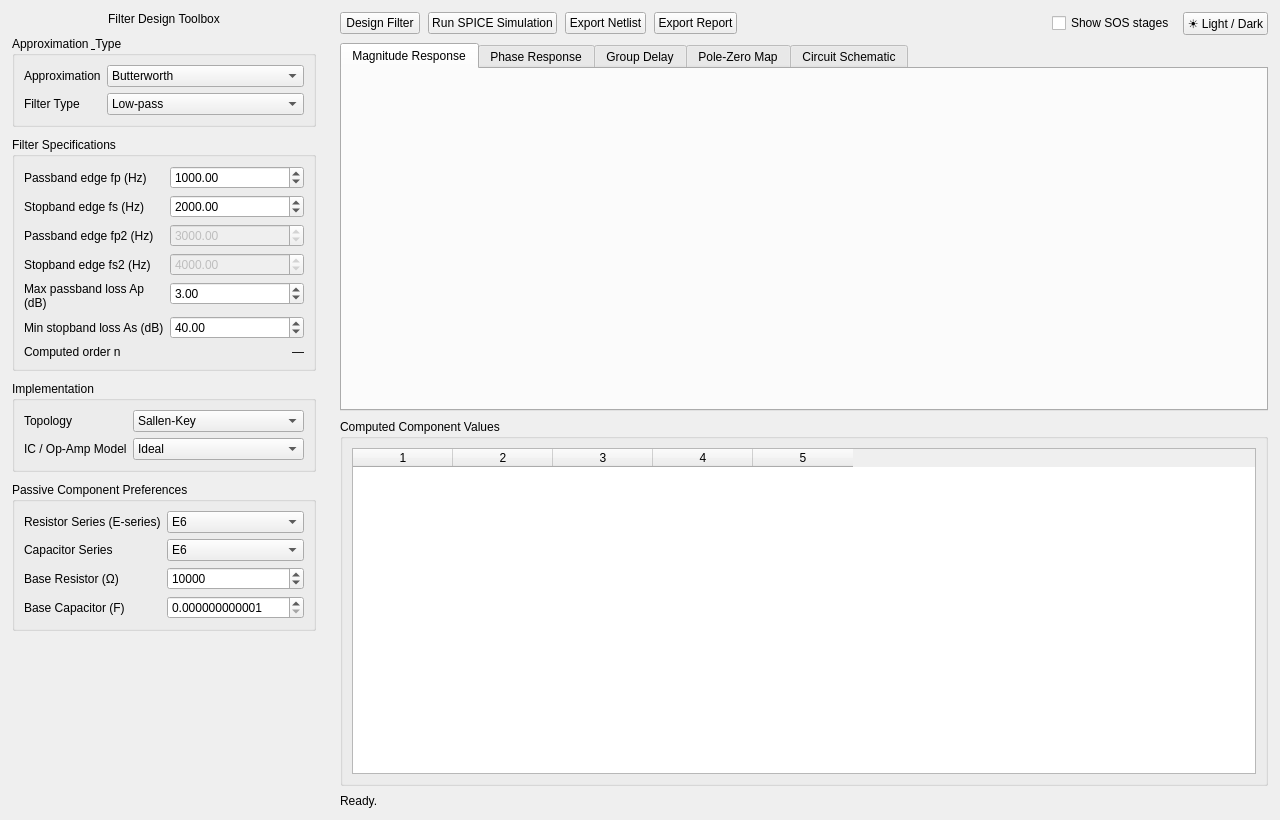
<?xml version="1.0" encoding="UTF-8"?>
<ui version="4.0">
 <class>MainWindow</class>
 <widget class="QMainWindow" name="MainWindow">
  <property name="geometry">
   <rect>
    <x>0</x>
    <y>0</y>
    <width>1280</width>
    <height>820</height>
   </rect>
  </property>
  <property name="windowTitle">
   <string>Analog Filter Design Toolbox</string>
  </property>
  <widget class="QWidget" name="centralwidget">
   <layout class="QHBoxLayout" name="mainHLayout">
    <property name="spacing">
     <number>0</number>
    </property>
    <property name="leftMargin"><number>0</number></property>
    <property name="topMargin"><number>0</number></property>
    <property name="rightMargin"><number>0</number></property>
    <property name="bottomMargin"><number>0</number></property>

    <!-- ============================================================ -->
    <!--  LEFT PANEL  (fixed 320 px)                                  -->
    <!-- ============================================================ -->
    <item>
     <widget class="QWidget" name="leftPanel">
      <property name="minimumWidth"><number>360</number></property>
      <property name="maximumWidth"><number>360</number></property>
      <layout class="QVBoxLayout" name="leftVLayout">
       <property name="leftMargin"><number>12</number></property>
       <property name="topMargin"><number>12</number></property>
       <property name="rightMargin"><number>12</number></property>
       <property name="bottomMargin"><number>12</number></property>
       <property name="spacing"><number>10</number></property>

       <!-- Title -->
       <item>
        <widget class="QLabel" name="lblTitle">
         <property name="text"><string>Filter Design Toolbox</string></property>
         <property name="alignment"><set>AlignHCenter</set></property>
        </widget>
       </item>

       <!-- ── Approximation & Type ── -->
       <item>
        <widget class="QGroupBox" name="gbApprox">
         <property name="title"><string>Approximation &amp; Type</string></property>
         <layout class="QFormLayout" name="formApprox">
          <item row="0" column="0">
           <widget class="QLabel" name="lblApprox"><property name="wordWrap"><bool>true</bool></property><property name="text"><string>Approximation</string></property></widget>
          </item>
          <item row="0" column="1">
           <widget class="QComboBox" name="cbApproximation">
            <item><property name="text"><string>Butterworth</string></property></item>
            <item><property name="text"><string>Chebyshev I</string></property></item>
            <item><property name="text"><string>Chebyshev II</string></property></item>
            <item><property name="text"><string>Elliptic (Cauer)</string></property></item>
           </widget>
          </item>
          <item row="1" column="0">
           <widget class="QLabel" name="lblType"><property name="wordWrap"><bool>true</bool></property><property name="text"><string>Filter Type</string></property></widget>
          </item>
          <item row="1" column="1">
           <widget class="QComboBox" name="cbFilterType">
            <item><property name="text"><string>Low-pass</string></property></item>
            <item><property name="text"><string>High-pass</string></property></item>
            <item><property name="text"><string>Band-pass</string></property></item>
            <item><property name="text"><string>Band-stop (Notch)</string></property></item>
           </widget>
          </item>
         </layout>
        </widget>
       </item>

       <!-- ── Relative Specifications ── -->
       <item>
        <widget class="QGroupBox" name="gbSpecs">
         <property name="title"><string>Filter Specifications</string></property>
         <layout class="QFormLayout" name="formSpecs">

          <!-- LP / HP : one passband edge -->
          <item row="0" column="0">
           <widget class="QLabel" name="lblFp"><property name="wordWrap"><bool>true</bool></property><property name="text"><string>Passband edge fp (Hz)</string></property></widget>
          </item>
          <item row="0" column="1">
           <widget class="QDoubleSpinBox" name="sbFp">
            <property name="minimum"><double>0.001</double></property>
            <property name="maximum"><double>10000000.0</double></property>
            <property name="value"><double>1000.0</double></property>
            <property name="decimals"><number>2</number></property>
            <property name="singleStep"><double>100.0</double></property>
           </widget>
          </item>

          <!-- LP / HP : one stopband edge -->
          <item row="1" column="0">
           <widget class="QLabel" name="lblFs"><property name="wordWrap"><bool>true</bool></property><property name="text"><string>Stopband edge fs (Hz)</string></property></widget>
          </item>
          <item row="1" column="1">
           <widget class="QDoubleSpinBox" name="sbFs">
            <property name="minimum"><double>0.001</double></property>
            <property name="maximum"><double>10000000.0</double></property>
            <property name="value"><double>2000.0</double></property>
            <property name="decimals"><number>2</number></property>
            <property name="singleStep"><double>100.0</double></property>
           </widget>
          </item>

          <!-- BP / BS : lower passband edge (hidden for LP/HP) -->
          <item row="2" column="0">
           <widget class="QLabel" name="lblFp2"><property name="wordWrap"><bool>true</bool></property><property name="text"><string>Passband edge fp2 (Hz)</string></property></widget>
          </item>
          <item row="2" column="1">
           <widget class="QDoubleSpinBox" name="sbFp2">
            <property name="minimum"><double>0.001</double></property>
            <property name="maximum"><double>10000000.0</double></property>
            <property name="value"><double>3000.0</double></property>
            <property name="decimals"><number>2</number></property>
            <property name="singleStep"><double>100.0</double></property>
            <property name="enabled"><bool>false</bool></property>
           </widget>
          </item>

          <!-- BP / BS : upper stopband edge (hidden for LP/HP) -->
          <item row="3" column="0">
           <widget class="QLabel" name="lblFs2"><property name="wordWrap"><bool>true</bool></property><property name="text"><string>Stopband edge fs2 (Hz)</string></property></widget>
          </item>
          <item row="3" column="1">
           <widget class="QDoubleSpinBox" name="sbFs2">
            <property name="minimum"><double>0.001</double></property>
            <property name="maximum"><double>10000000.0</double></property>
            <property name="value"><double>4000.0</double></property>
            <property name="decimals"><number>2</number></property>
            <property name="singleStep"><double>100.0</double></property>
            <property name="enabled"><bool>false</bool></property>
           </widget>
          </item>

          <!-- Passband attenuation -->
          <item row="4" column="0">
           <widget class="QLabel" name="lblAp"><property name="wordWrap"><bool>true</bool></property><property name="text"><string>Max passband loss Ap (dB)</string></property></widget>
          </item>
          <item row="4" column="1">
           <widget class="QDoubleSpinBox" name="sbAp">
            <property name="minimum"><double>0.001</double></property>
            <property name="maximum"><double>60.0</double></property>
            <property name="value"><double>3.0</double></property>
            <property name="decimals"><number>2</number></property>
           </widget>
          </item>

          <!-- Stopband attenuation -->
          <item row="5" column="0">
           <widget class="QLabel" name="lblAs"><property name="wordWrap"><bool>true</bool></property><property name="text"><string>Min stopband loss As (dB)</string></property></widget>
          </item>
          <item row="5" column="1">
           <widget class="QDoubleSpinBox" name="sbAs">
            <property name="minimum"><double>1.0</double></property>
            <property name="maximum"><double>120.0</double></property>
            <property name="value"><double>40.0</double></property>
            <property name="decimals"><number>2</number></property>
           </widget>
          </item>

          <!-- Computed order (read-only, filled after design) -->
          <item row="6" column="0">
           <widget class="QLabel" name="lblOrderLabel"><property name="wordWrap"><bool>true</bool></property><property name="text"><string>Computed order n</string></property></widget>
          </item>
          <item row="6" column="1">
           <widget class="QLabel" name="lblComputedOrder">
            <property name="text"><string>—</string></property>
            <property name="alignment"><set>AlignRight|AlignVCenter</set></property>
           </widget>
          </item>

         </layout>
        </widget>
       </item>

       <!-- ── Implementation ── -->
       <item>
        <widget class="QGroupBox" name="gbImpl">
         <property name="title"><string>Implementation</string></property>
         <layout class="QFormLayout" name="formImpl">

          <item row="0" column="0">
           <widget class="QLabel" name="lblImpl"><property name="wordWrap"><bool>true</bool></property><property name="text"><string>Topology</string></property></widget>
          </item>
          <item row="0" column="1">
           <widget class="QComboBox" name="cbImplementation">
            <item><property name="text"><string>Sallen-Key</string></property></item>
            <item><property name="text"><string>Tow-Thomas (UAF42)</string></property></item>
            <item><property name="text"><string>Deliyannis-Friend</string></property></item>
           </widget>
          </item>

          <item row="1" column="0">
           <widget class="QLabel" name="lblIcModel"><property name="wordWrap"><bool>true</bool></property><property name="text"><string>IC / Op-Amp Model</string></property></widget>
          </item>
          <item row="1" column="1">
           <widget class="QComboBox" name="cbIcModel">
            <item><property name="text"><string>Ideal</string></property></item>
            <item><property name="text"><string>TL071</string></property></item>
            <item><property name="text"><string>LM741</string></property></item>
            <item><property name="text"><string>TL082</string></property></item>
            <item><property name="text"><string>UAF42 (Burr-Brown)</string></property></item>
            <item><property name="text"><string>Custom SPICE…</string></property></item>
           </widget>
          </item>

         </layout>
        </widget>
       </item>

       <!-- ── Passive Components ── -->
       <item>
        <widget class="QGroupBox" name="gbPassive">
         <property name="title"><string>Passive Component Preferences</string></property>
         <layout class="QFormLayout" name="formPassive">

          <item row="0" column="0">
           <widget class="QLabel" name="lblRSeries"><property name="wordWrap"><bool>true</bool></property><property name="text"><string>Resistor Series (E-series)</string></property></widget>
          </item>
          <item row="0" column="1">
           <widget class="QComboBox" name="cbRSeries">
            <item><property name="text"><string>E6</string></property></item>
            <item><property name="text"><string>E12</string></property></item>
            <item><property name="text"><string>E24</string></property></item>
            <item><property name="text"><string>E48</string></property></item>
            <item><property name="text"><string>E96</string></property></item>
            <item><property name="text"><string>Exact (no rounding)</string></property></item>
           </widget>
          </item>

          <item row="1" column="0">
           <widget class="QLabel" name="lblCSeries"><property name="wordWrap"><bool>true</bool></property><property name="text"><string>Capacitor Series</string></property></widget>
          </item>
          <item row="1" column="1">
           <widget class="QComboBox" name="cbCSeries">
            <item><property name="text"><string>E6</string></property></item>
            <item><property name="text"><string>E12</string></property></item>
            <item><property name="text"><string>E24</string></property></item>
            <item><property name="text"><string>Exact (no rounding)</string></property></item>
           </widget>
          </item>

          <item row="2" column="0">
           <widget class="QLabel" name="lblRBase"><property name="wordWrap"><bool>true</bool></property><property name="text"><string>Base Resistor (Ω)</string></property></widget>
          </item>
          <item row="2" column="1">
           <widget class="QDoubleSpinBox" name="sbRBase">
            <property name="minimum"><double>100.0</double></property>
            <property name="maximum"><double>10000000.0</double></property>
            <property name="value"><double>10000.0</double></property>
            <property name="decimals"><number>0</number></property>
            <property name="singleStep"><double>1000.0</double></property>
           </widget>
          </item>

          <item row="3" column="0">
           <widget class="QLabel" name="lblCBase"><property name="wordWrap"><bool>true</bool></property><property name="text"><string>Base Capacitor (F)</string></property></widget>
          </item>
          <item row="3" column="1">
           <widget class="QDoubleSpinBox" name="sbCBase">
            <property name="minimum"><double>1e-12</double></property>
            <property name="maximum"><double>0.001</double></property>
            <property name="value"><double>1e-08</double></property>
            <property name="decimals"><number>12</number></property>
            <property name="singleStep"><double>1e-09</double></property>
           </widget>
          </item>

         </layout>
        </widget>
       </item>

       <item>
        <spacer name="verticalSpacer">
         <property name="orientation"><enum>Qt::Vertical</enum></property>
         <property name="sizeType"><enum>QSizePolicy::Expanding</enum></property>
         <property name="sizeHint" stdset="0">
          <size><width>20</width><height>40</height></size>
         </property>
        </spacer>
       </item>

      </layout>
     </widget>
    </item>

    <!-- ============================================================ -->
    <!--  RIGHT PANEL  (stretches)                                    -->
    <!-- ============================================================ -->
    <item>
     <widget class="QWidget" name="rightPanel">
      <layout class="QVBoxLayout" name="rightVLayout">
       <property name="leftMargin"><number>12</number></property>
       <property name="topMargin"><number>12</number></property>
       <property name="rightMargin"><number>12</number></property>
       <property name="bottomMargin"><number>12</number></property>
       <property name="spacing"><number>8</number></property>

       <!-- Action buttons row -->
       <item>
        <layout class="QHBoxLayout" name="btnLayout">
         <item>
          <widget class="QPushButton" name="btnDesign">
           <property name="text"><string>Design Filter</string></property>
          </widget>
         </item>
         <item>
          <widget class="QPushButton" name="btnSimulate">
           <property name="text"><string>Run SPICE Simulation</string></property>
          </widget>
         </item>
         <item>
          <widget class="QPushButton" name="btnExportNetlist">
           <property name="text"><string>Export Netlist</string></property>
          </widget>
         </item>
         <item>
          <widget class="QPushButton" name="btnExportReport">
           <property name="text"><string>Export Report</string></property>
          </widget>
         </item>
         <item>
          <spacer name="horizontalSpacer">
           <property name="orientation"><enum>Qt::Horizontal</enum></property>
           <property name="sizeType"><enum>QSizePolicy::Expanding</enum></property>
           <property name="sizeHint" stdset="0">
            <size><width>40</width><height>20</height></size>
           </property>
          </spacer>
         </item>
         <item>
          <widget class="QCheckBox" name="chkShowSOS">
           <property name="text"><string>Show SOS stages</string></property>
           <property name="checked"><bool>false</bool></property>
          </widget>
         </item>
         <item>
          <widget class="QPushButton" name="btnToggleTheme">
           <property name="text"><string>☀ Light / Dark</string></property>
          </widget>
         </item>
        </layout>
       </item>

       <!-- Plot tabs  (default: tab 0 = Magnitude) -->
       <item>
        <widget class="QTabWidget" name="tabPlots">
         <property name="currentIndex"><number>0</number></property>

         <!-- Magnitude -->
         <widget class="QWidget" name="tabMagnitude">
          <attribute name="title"><string>Magnitude Response</string></attribute>
          <layout class="QVBoxLayout" name="layoutMag">
           <item>
            <widget class="QWidget" name="wgtMagnitudePlot" >
             <!-- PlotWidget (pyqtgraph) is promoted here -->
            </widget>
           </item>
          </layout>
         </widget>

         <!-- Phase -->
         <widget class="QWidget" name="tabPhase">
          <attribute name="title"><string>Phase Response</string></attribute>
          <layout class="QVBoxLayout" name="layoutPhase">
           <item>
            <widget class="QWidget" name="wgtPhasePlot">
            </widget>
           </item>
          </layout>
         </widget>

         <!-- Group Delay -->
         <widget class="QWidget" name="tabGroupDelay">
          <attribute name="title"><string>Group Delay</string></attribute>
          <layout class="QVBoxLayout" name="layoutGD">
           <item>
            <widget class="QWidget" name="wgtGroupDelayPlot">
            </widget>
           </item>
          </layout>
         </widget>

         <!-- Pole-Zero -->
         <widget class="QWidget" name="tabPoleZero">
          <attribute name="title"><string>Pole-Zero Map</string></attribute>
          <layout class="QVBoxLayout" name="layoutPZ">
           <item>
            <widget class="QWidget" name="wgtPoleZeroPlot">
            </widget>
           </item>
          </layout>
         </widget>

         <!-- Schematic -->
         <widget class="QWidget" name="tabSchematic">
          <attribute name="title"><string>Circuit Schematic</string></attribute>
          <layout class="QVBoxLayout" name="layoutSch">
           <item>
            <widget class="QLabel" name="lblSchematic">
             <property name="text"><string>Schematic will be rendered here after design.</string></property>
             <property name="alignment"><set>AlignCenter</set></property>
            </widget>
           </item>
          </layout>
         </widget>

        </widget>
       </item>

       <!-- Component Table -->
       <item>
        <widget class="QGroupBox" name="gbComponents">
         <property name="title"><string>Computed Component Values</string></property>
         <property name="maximumHeight"><number>200</number></property>
         <layout class="QVBoxLayout" name="layoutComp">
          <item>
           <widget class="QTableWidget" name="tblComponents">
            <property name="columnCount"><number>5</number></property>
            <attribute name="horizontalHeaderItem" column="0">
             <item><property name="text"><string>Stage</string></property></item>
            </attribute>
            <attribute name="horizontalHeaderItem" column="1">
             <item><property name="text"><string>Component</string></property></item>
            </attribute>
            <attribute name="horizontalHeaderItem" column="2">
             <item><property name="text"><string>Ideal Value</string></property></item>
            </attribute>
            <attribute name="horizontalHeaderItem" column="3">
             <item><property name="text"><string>Rounded (E-series)</string></property></item>
            </attribute>
            <attribute name="horizontalHeaderItem" column="4">
             <item><property name="text"><string>Error (%)</string></property></item>
            </attribute>
           </widget>
          </item>
         </layout>
        </widget>
       </item>

       <!-- Status bar simulation -->
       <item>
        <widget class="QLabel" name="lblStatus">
         <property name="text"><string>Ready.</string></property>
        </widget>
       </item>

      </layout>
     </widget>
    </item>

   </layout>
  </widget>

  <!-- Actions -->
   <action name="actionNew"><property name="text"><string>New</string></property></action>
   <action name="actionOpen"><property name="text"><string>Open…</string></property></action>
   <action name="actionSave"><property name="text"><string>Save</string></property></action>
   <action name="actionExportNetlist"><property name="text"><string>Export SPICE Netlist…</string></property></action>
   <action name="actionExportReport"><property name="text"><string>Export PDF Report…</string></property></action>
   <action name="actionQuit"><property name="text"><string>Quit</string></property></action>
   <action name="actionToggleTheme"><property name="text"><string>Toggle Light/Dark Theme</string></property></action>
   <action name="actionToggleLeftPanel"><property name="text"><string>Toggle Settings Panel</string></property></action>
   <action name="actionAbout"><property name="text"><string>About</string></property></action>

 </widget>
 <customwidgets>
  <customwidget>
   <class>PlotWidget</class>
   <extends>QWidget</extends>
   <header>pyqtgraph</header>
  </customwidget>
 </customwidgets>
 <resources/>
 <connections/>
</ui>
